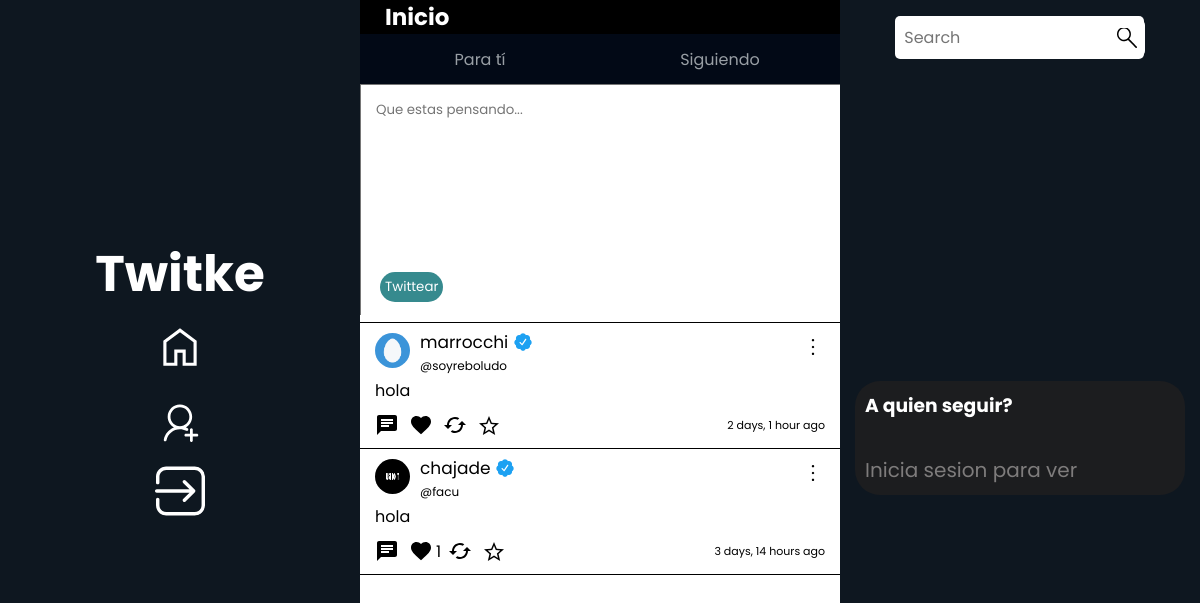
The page / on the database its author committed.
### tweet_profiles/models.py (models this page shows)
class Tweet_profile(models.Model):
    tweet = models.ForeignKey(Tweet, null=True, on_delete=models.CASCADE)
    profile = models.ForeignKey(Profiles, null=True, on_delete=models.CASCADE)
    retwitted_by = models.ManyToManyField(Profiles, related_name="retweet_users")
    likes_users = models.ManyToManyField(Profiles, related_name="likes_tweets")

### profiles/models.py (models this page shows, shortened)
class Profiles(models.Model):
    user = models.ForeignKey(User, null=True, on_delete=models.CASCADE )
    username = models.CharField(max_length=30, null=True, default="")
    keeps = models.ManyToManyField(Tweet, related_name='kept_by_profiles', blank=True)
    retweets = models.ManyToManyField(Tweet, related_name='retweets_by_profiles', blank=True)
    biography = models.TextField(max_length=250,  null=True, default="", blank=True)
    profileImage = models.ImageField(null=True, blank=True, upload_to='profileImages')
    profileBanner = models.ImageField(null=True, blank=True, upload_to='profileBanners')
    followers = models.IntegerField(default=0)
    followers_users = models.ManyToManyField('self', symmetrical=False, related_name="followage", blank=True)
    followed_users = models.ManyToManyField('self', symmetrical=False, related_name='following', blank=True)
    like_tweets = models.ManyToManyField(Tweet, related_name='liked', blank=True)
    birthday = models.DateField(null=True)
    webSite = models.CharField(null=True, max_length=100)
    created_at = models.DateTimeField(auto_now_add=True)
    is_verified = models.BooleanField(default=False)

### tweets/models.py (models this page shows)
class Tweet(models.Model):
    user = models.ForeignKey(User, null=True, on_delete=models.CASCADE)
    content = models.TextField(max_length=180)
    created_at = models.DateTimeField(auto_now_add=True)
    likes = models.IntegerField(default=0)
    retweets = models.IntegerField(default=0)
    edited = models.BooleanField(default=False)
    parent_tweet = models.IntegerField(null=True)
    responses = models.IntegerField(null=True, default=0)

### tweets/views.py (the view)
# urls.py: path('', views.globalFeed, name='globalFeed'),
def globalFeed(request):
    current_profile = ""
    search = request.GET.get("searchUser")
    foryou = request.GET.get("foryou")
    print("hola" + str(foryou))
    images = TweetImage.objects.all()
    if search:
        users = Profiles.objects.filter(username__icontains = search).all()
    else:
        users = Profiles.objects.all()
    if request.user.is_authenticated:
        current_profile = Profiles.objects.get(user__username = request.user.username)
        followers = current_profile.followed_users.all()
        tweets = Tweet_profile.objects.filter(Q(profile__in=followers) | Q(profile=current_profile), tweet__parent_tweet=None)
    else:
        tweets = Tweet_profile.objects.all().filter(tweet__parent_tweet = None)
    if str(foryou) == "":
        tweets = Tweet_profile.objects.all().filter(tweet__parent_tweet = None)
    return render(request, 'globalFeed.html',{
            'form': forms.postTweet,
            'tweets': tweets,
            'users': users,
            'images': images
    })

### tweets/context_processors.py (called while the page is built)
def random_users(request):
    random_users = []
    if request.user.is_authenticated:
        if request.user.is_authenticated and not request.user.is_staff:
            current_profile = Profiles.objects.get(user__username = request.user.username)
            random_users = Profiles.objects.exclude(id__in=current_profile.followed_users.values_list('id', flat=True)).exclude(id=request.user.id).order_by('?')[:5]
    return {'random': random_users}

def current_profile(request):
    current_profile = None  # Valor predeterminado
    if request.user.is_authenticated and not request.user.is_staff:
        current_profile = Profiles.objects.get(user__username=request.user.username)
    return {'current_profile': current_profile}

### tweets/templates/globalFeed.html (shortened to what this page needs)
{% extends 'base.html' %}  {% load static %}
    {% block content %}
    <link rel="stylesheet" href="{% static 'globalFeed.css' %}" />
    <link rel="stylesheet" href="{% static 'User.css' %}" />
    <div class="container-1">
        <h1 class="feedTitle">Inicio</h1>
        <div class="options">
            <form action="" class="forYou">
                <button  id="buttonForYou">
                    Para tí
                </button>
            </form>
            <form action="{% url 'globalFeed' %}" class="follows">
                <button id="buttonSiguiendo">
                    Siguiendo
                </button>
            </form>
        </div>
        {% if not buscado %}
        <form action="{% url 'postTweet' %}" method="POST" class="postTweetForm" enctype="multipart/form-data">
            <textarea name="content" placeholder="Que estas pensando..." cols="57" rows="10" required="" id="id_content" spellcheck="false" {% if tweets %} style="border-bottom: none;" {% else %} style="border-bottom: 1px solid black;" {% endif %}></textarea>
            <button id="miBoton" onclick="desactivarBoton()">
                Twittear
            </button>
        </form>
        {% endif %}
    </div>
        <div class="tweets">
            {% for tweet in tweets %}
                {% include 'Tweet.html' %}
            {% endfor %}
        </div>
{% endblock content %}

### tweets/templates/Tweet.html (shortened to what this page needs)
{% load static %}
<a href="{% if tweet.tweet %}{% url 'tweetDetails' tweet.tweet.id %}{% else %}{% url 'tweetDetails' tweet.id %}{% endif %}" class="tweet">
    <div class="div-content" id="{{tweet.id}}">
        <div class="tweetHead">
            <div class="fotoPerfil">
                {% if tweet.profile.profileImage %}
                <img src="{{tweet.profile.profileImage.url}} " alt="" class="fotito profilePhoto">
                {% endif %}
                <form action="{% if tweet.tweet %}{% url 'myProfile' tweet.profile.user.id %}{% else %}{% url 'myProfile' tweet.user.id %}{% endif %}" class="formName">
                    <div class="username">
                        <button class="usernameTweet">{% if tweet.tweet %}{{tweet.tweet.user.username}}{% else %}{{tweet.user.username}}{% endif %}</button>
                        {% if tweet.profile.is_verified %}
                            <img src="{% static 'Twitter-Verified.svg' %}" alt="" style="width: 30px">
                        {% endif %}
                    </div>
                    <p style="font-size: 12px">{% if tweet.tweet %} @{{tweet.profile.username}}{% else %}{{profile.username}}{% endif %}</p>
                </form>
            </div>
            <div class="tweetOptions" style="z-index: 0">
                <button  class="optionButtons" data="true"></button>
            </div>
        </div>
        <span class="tweetMessage">{% if tweet.tweet %}{{tweet.tweet.content}}{% else %}{{tweet.content}}{% endif %}</span>
        <div class="buttons">
            <button class="msgButton" id="{% if tweet.tweet %}{{tweet.tweet.id}}{% else %}{{tweet.id}}{% endif %}">
                    <svg class="msgSvg" xmlns="http://www.w3.org/2000/svg" height="24px" viewBox="0 0 24 24" width="24px" fill="#000000">
                        <path d="M0 0h24v24H0z" fill="none"/>
                        <path d="M20 2H4c-1.1 0-1.99.9-1.99 2L2 22l4-4h14c1.1 0 2-.9 2-2V4c0-1.1-.9-2-2-2zM6 9h12v2H6V9zm8 5H6v-2h8v2zm4-6H6V6h12v2z"/>
                    </svg>
                </button>
                <form action="{% if tweet.tweet %}{% url 'like' tweet.tweet.id %}{% else %}{% url 'like' tweet.id %}{% endif %}" class="likeForm" id="likeForm">
                    <button class="likeBtn" onclick="{% if user.is_authenticated %} like(event, this) {% endif %}" tweet-id="{% if tweet.tweet %}{{tweet.tweet.id}}{% else %}{{tweet.id}}{% endif %}" >
                    </button>
                    {% if tweet.likes_users.all.count != 0 %}
                        <p class="likeCount" id="{{tweet.tweet.id}}">{{tweet.likes_users.all.count}}</p>
                    {% else %}
                        <p class="likeCount" id="{{tweet.tweet.id}}"></p>
                    {% endif %}
                </form>
                <form action="{% if tweet.tweet %}{% url 'retweet' tweet.tweet.id %}{% else %}{% url 'retweet' tweet.id %}{% endif %}">
                    <button>
                        </button>
                </form>
                <form action="{% if tweet.tweet %}{% url 'keepTweets' tweet.tweet.id %}{% else %}{% url 'keepTweets' tweet.id %}{% endif %}" id="keepForm">
                    <button tweet-id="{{tweet.tweet.id}}" onclick="{% if user.is_authenticated %} favs(event, this) {% endif %}" class="keptButton">
                            <svg class="keepSvg saved" xmlns="http://www.w3.org/2000/svg" height="24px" viewBox="0 96 960 960" width="24px"><path {% if tweet.tweet in current_profile.keeps.all or tweet in current_profile.keeps.all %}fill="rgb(211, 165, 15)"{% endif %}d="m323 851 157-94 157 95-42-178 138-120-182-16-71-168-71 167-182 16 138 120-42 178Zm-90 125 65-281L80 506l288-25 112-265 112 265 288 25-218 189 65 281-247-149-247 149Zm247-355Z"/></svg>
                    </button>
                </form>
            <p class="timeAgo">{% if tweet.tweet %}{{tweet.tweet.created_at|timesince}} ago {% else %}{{tweet.created_at|timesince}}{% endif %}</p>
        </div>
    </div>
</a>

### tweets/static/base.css (style rules this page uses)
* { margin: 0; padding: 0; font-family: 'Poppins', sans-serif; }
.usernameTweet { background-color: transparent; border: none; margin: 0; padding: 0; }

### tweets/static/globalFeed.css (style rules this page uses)
* { padding: 0; margin: 0; }
.container-1 { width: 100%; padding: 0; margin: 0; }
.feedTitle { font-size: 23px; background-color: black; color: white; padding-left: 25px; }
.postTweetForm { width: 100%; }
.postTweetForm textarea { border-bottom: none; }
#id_content { width: 100%; outline: none; }
.postTweetForm button { color: white; cursor: pointer; border-radius: 20px; padding: 5px; border: none; background-color: #368a8e; position: absolute; transform: translate(20px, -50px); }
.tweet { text-decoration: none; color: black; }
.tweets { display: flex; flex-direction: column-reverse; width: 40vw; }
.div-content { display: flex; flex-direction: column; margin: 0 10px 0 0; height: auto; padding-left: 15px; width: 100%; }
.div-content .usernameTweet { text-decoration: none; color: black; background-color: transparent; border: none; font-size: 17px; cursor: pointer; }
.tweetHead { display: flex; justify-content: space-between; }
.tweetHead button { margin-right: 30px; background-color: transparent; border: none; cursor: pointer; }
.tweetOptions button { position: relative; color: white; font-size: 15px; z-index: 1000000; }
.tweetHead svg { width: 24px; }
.buttons { display: flex; }
textarea { width: 34vw; resize: none; padding: 15px; }
.tweet { border-top: 1px solid black; }
.tweet:first-child { border-bottom: 1px solid black; }
.buttons button { background: transparent; border: none; padding: 10px 10px 5px 0; cursor: pointer; }
.likeForm { display: flex; align-items: center; }
.likeForm p { text-decoration: none; pointer-events: none; transform: translateX(-7px); }
.fotoPerfil { display: flex; gap: 10px; align-items: center; }
.fotoPerfil svg, .fotoPerfil button { width: 35px; }
.formName { font-size: 11px; gap: 20px; }
.options { display: grid; place-items: center; grid-template-columns: repeat(2, 1fr); height: 50px; }
.options form { width: 100%; height: 100%; }
.options button { width: 100%; height: 100%; background-color: rgb(2, 9, 22); border: none; outline: none; cursor: pointer; font-size: 16px; color: rgb(153, 159, 165); transition: .3s ease background-color; }

### tweets/templates/Tweet.html (style rules this page uses)
.username { display: flex; width: 100%; align-items: center; }
.usernameTweet { margin: 0; width: 100%; }
.timeAgo { font-size: 11px; align-self: center; margin-left: auto; padding-right: 30px; }
.fotito { width: 35px; height: 35px; border-radius: 50%; }
.fotito { margin: 0; }
.fotoPerfil button { width: auto; margin: 0; }

### rows shown on the page
Tweet_profile: profile.profileImage (picture), tweet.user.username "chajade", profile.username "facu", tweet.content "hola", likes_users.all.count "1", tweet.created_at "3 days, 14 hours"
Tweet_profile: profile.profileImage (picture), tweet.user.username "marrocchi", profile.username "soyreboludo", tweet.content "hola", tweet.created_at "2 days, 1 hour"
